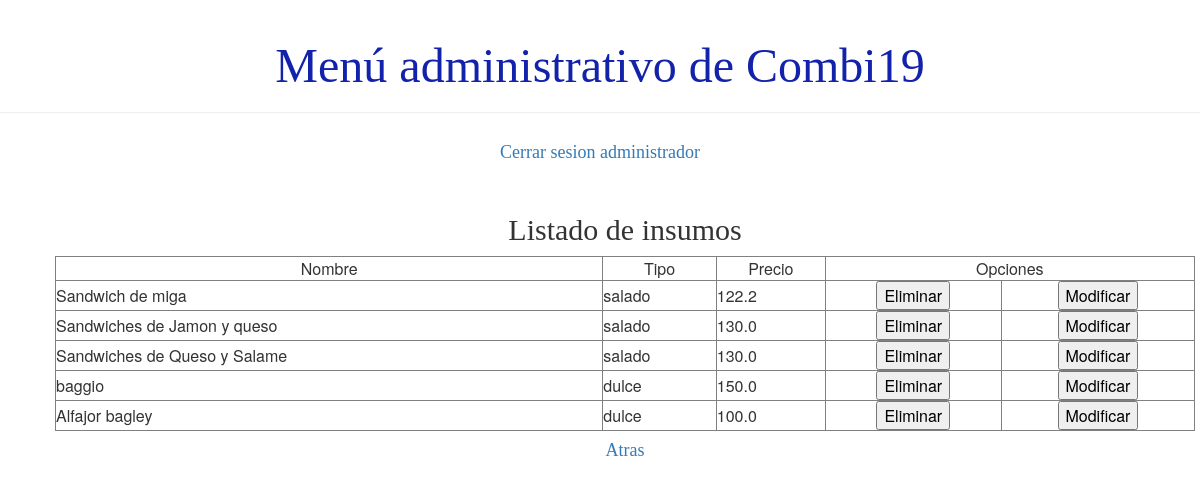
Page /usuario/listaInsumo (signed in) on the earlier database version.
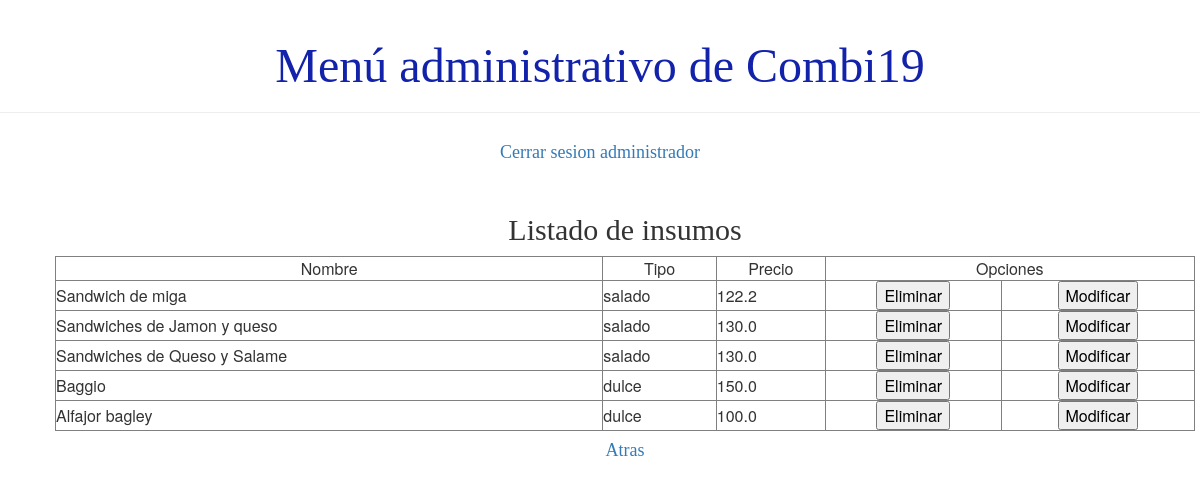
Same page on the later database version.
### demo1/models.py (models this page shows, shortened)
class Insumo(models.Model):
    nombre = models.CharField(max_length=30)
    tipo = models.CharField(max_length=30)
    precio = models.FloatField()
    activo = models.BooleanField(default=True)

### demo1/views.py (the view)
# urls.py: path('usuario/listaInsumo',views.listado_insumo ,name='listado_insumo'),
def listado_insumo(request):
    insumos=Insumo.objects.filter(activo=True)
    page_obj,cantidad = listadoDePaginacion(insumos, request)
    return render(request, 'demo1/listados/listado_insumo.html',{'page_obj':page_obj, 'cantidad':cantidad, 'noSeElimina':False, 'noModificado':False})

### demo1/views.py (called while the page is built)
def listadoDePaginacion(lista, request):
    paginator= Paginator(lista, 10)
    cantidad=False if (paginator.count == 0) else True
    page_number = request.GET.get('page')
    return (paginator.get_page(page_number), cantidad)

### demo1/templates/demo1/listados/listado_insumo.html (shortened to what this page needs)
{% extends 'demo1/base.html' %}
{% load static %}
{% block content %}
<div class="card">
    <h2>Listado de insumos</h2>
</div>
    <div>
    <table class="tablalista" width=100% border="1">
        <tbody>
        {% if cantidad %}
            <tr>
                <td align="center">Nombre</td>
                <td align="center">Tipo</td>
                <td align="center">Precio</td>
                <td align="center" colspan="2">Opciones</td>
            </tr>
            {% for i in page_obj %}
                <tr>
                    <td>{{ i.nombre  }}</td>
                    <td>{{ i.tipo }}</td>
                    <td>{{ i.precio }}</td>
                    <td align="center">
                        <button onclick="confirmarEliminacion('{% url 'eliminar_insumo' pk=i.pk%}', 'Esta seguro que desea eliminar el insumo?' )" style="color: black;">Eliminar</button></td>
                    <td align="center">
                        <button><a href="{% url 'modificar_insumo' pk=i.pk%}" style="text-decoration:none; color: black;">Modificar</a></button>
                    </td>
                </tr>
            {% endfor %}
        {% else %}
            <p>No se registro ningun insumo</p>
        {% endif %}
    </tbody>
    </table>
    </div>
<div class="card"><h4><a href="{% url 'principal' %}">Atras</a></h4></div>
{% endblock %}

Differences in the rows shown:
changed Insumo: nombre "baggio" → "Baggio"
